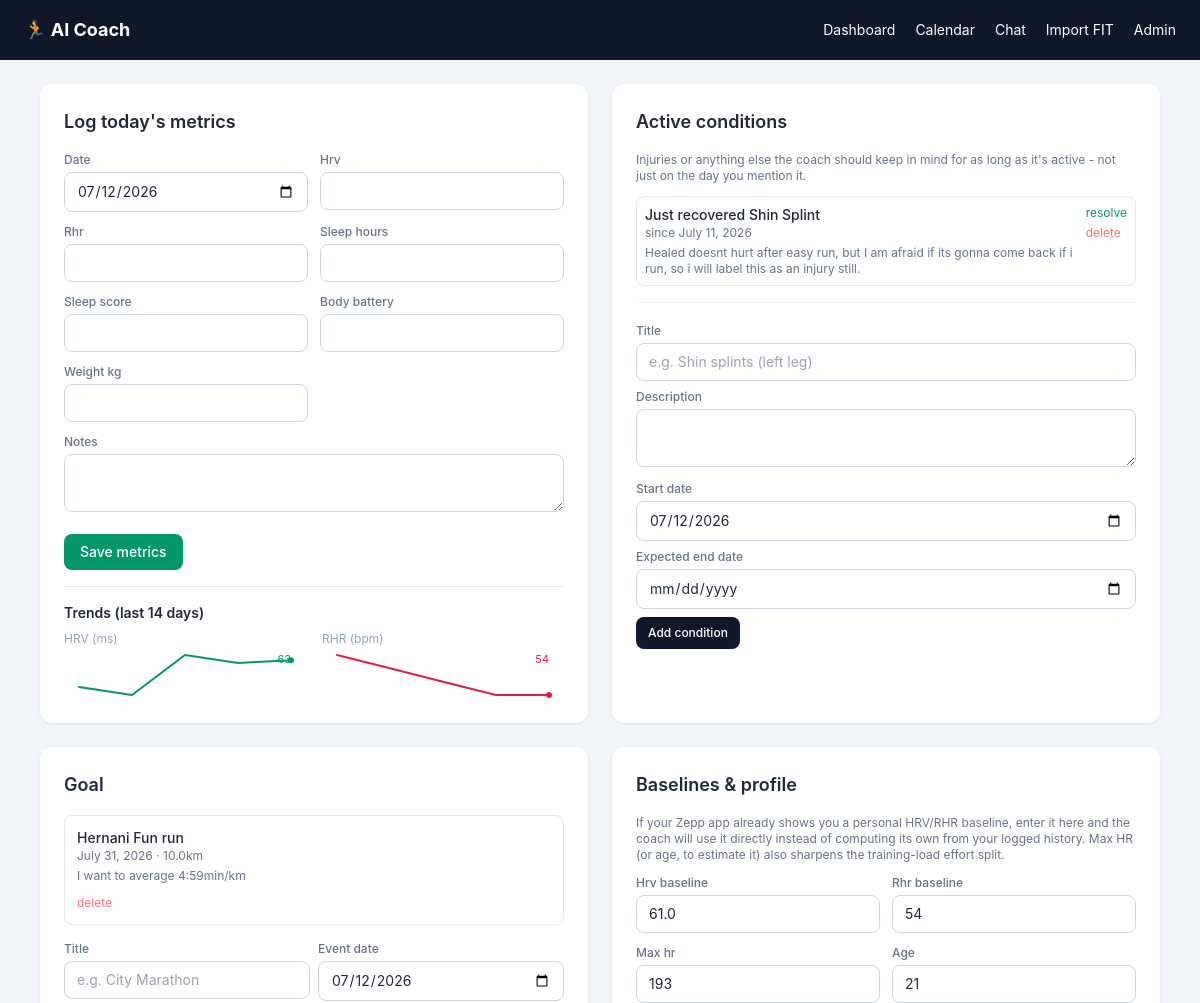
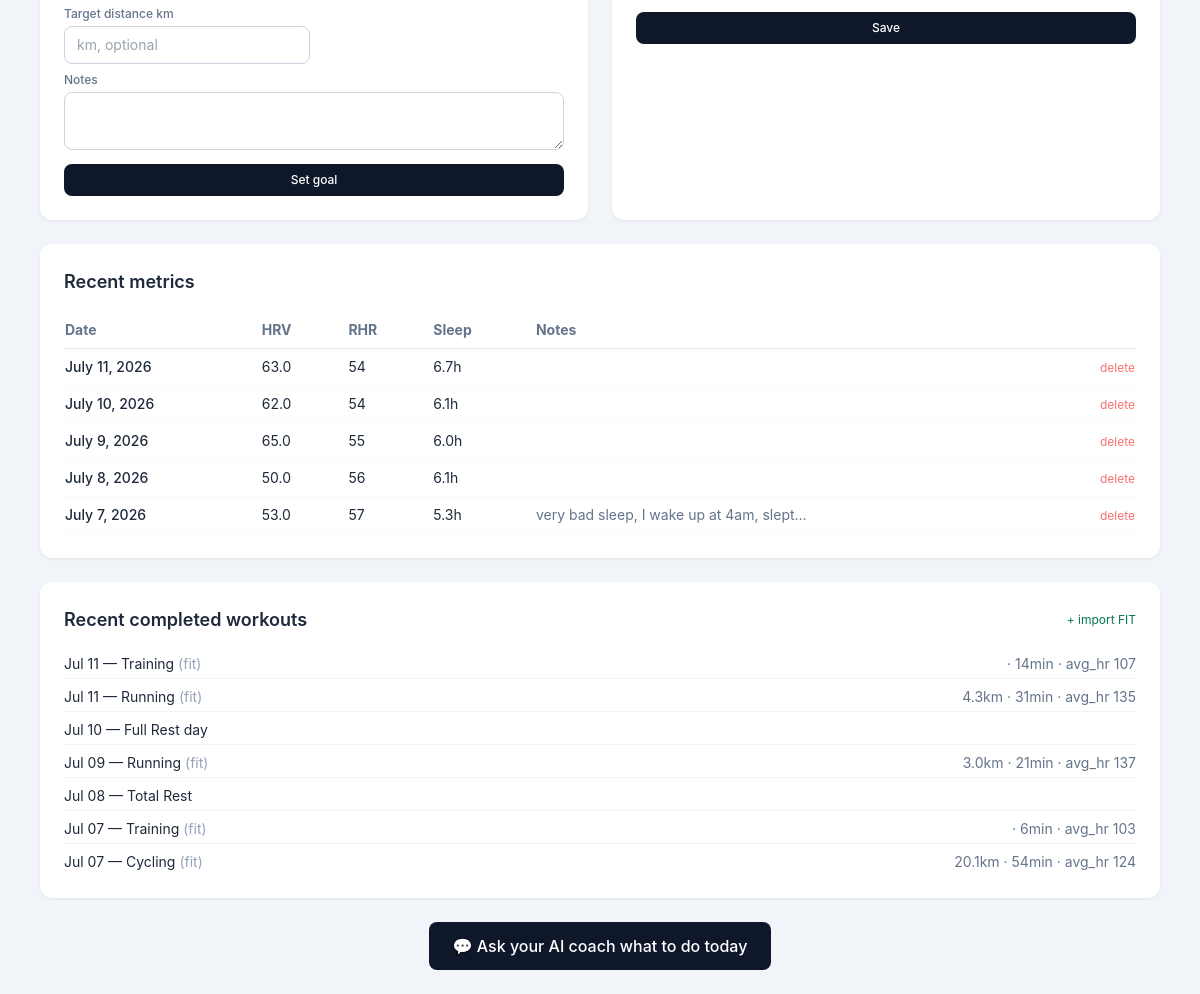
The page / on the database its author committed (2 pictures, top to bottom).
### coach/models.py (models this page shows, shortened)
class ActiveCondition(models.Model):
    title = models.CharField(max_length=255, help_text="e.g. 'Shin splints (left leg)'")
    description = models.TextField(blank=True, help_text="Details, cause, what to avoid, etc.")
    start_date = models.DateField()
    expected_end_date = models.DateField(null=True, blank=True, help_text="Leave blank if unknown")
    resolved = models.BooleanField(default=False)
    created_at = models.DateTimeField(auto_now_add=True)
    class Meta:
        ordering = ["-start_date"]

class Goal(models.Model):
    title = models.CharField(max_length=255, help_text="e.g. 'City Marathon'")
    event_date = models.DateField()
    target_distance_km = models.FloatField(null=True, blank=True)
    notes = models.TextField(blank=True)
    created_at = models.DateTimeField(auto_now_add=True)
    class Meta:
        ordering = ["event_date"]

class AthleteProfile(models.Model):
    hrv_baseline = models.FloatField(null=True, blank=True, help_text="ms - leave blank to auto-compute from your last 30 days")
    rhr_baseline = models.PositiveIntegerField(null=True, blank=True, help_text="bpm - leave blank to auto-compute from your last 30 days")
    max_hr = models.PositiveIntegerField(null=True, blank=True, help_text="Known max heart rate, if you have it")
    age = models.PositiveIntegerField(null=True, blank=True, help_text="Used to estimate max HR (220-age) if max HR isn't set")

class DailyMetric(models.Model):
    date = models.DateField(unique=True)
    hrv = models.FloatField(null=True, blank=True, help_text="ms")
    rhr = models.PositiveIntegerField(null=True, blank=True, help_text="resting heart rate, bpm")
    sleep_hours = models.FloatField(null=True, blank=True)
    sleep_score = models.PositiveIntegerField(null=True, blank=True, help_text="0-100 if your device provides one")
    body_battery = models.PositiveIntegerField(null=True, blank=True, help_text="0-100 readiness/energy score, if available")
    weight_kg = models.FloatField(null=True, blank=True)
    notes = models.TextField(blank=True, help_text="How you feel, soreness, stress, life stuff, etc.")
    created_at = models.DateTimeField(auto_now_add=True)
    class Meta:
        ordering = ["-date"]

class Workout(models.Model):
    STATUS_CHOICES = [("planned", "Planned"), ("completed", "Completed"), ("skipped", "Skipped")]
    SOURCE_CHOICES = [("llm", "AI Coach"), ("manual", "Manual"), ("fit", "FIT upload")]
    date = models.DateField()
    title = models.CharField(max_length=255)
    description = models.TextField(blank=True)
    workout_type = models.CharField(max_length=64, blank=True, help_text="e.g. easy run, intervals, cycling, strength, rest")
    status = models.CharField(max_length=10, choices=STATUS_CHOICES, default="planned")
    source = models.CharField(max_length=10, choices=SOURCE_CHOICES, default="manual")
    distance_km = models.FloatField(null=True, blank=True)
    moving_time_min = models.FloatField(null=True, blank=True)
    avg_hr = models.FloatField(null=True, blank=True)
    max_hr = models.FloatField(null=True, blank=True)
    hr_min = models.FloatField(null=True, blank=True, help_text="Lowest HR seen (completed) or bottom of a target HR range (planned)")
    avg_speed_kmh = models.FloatField(null=True, blank=True)
    elevation_gain_m = models.FloatField(null=True, blank=True)
    interval_repeats = models.PositiveIntegerField(null=True, blank=True)
    interval_distance_m = models.FloatField(null=True, blank=True)
    interval_rest_seconds = models.FloatField(null=True, blank=True)
    laps_json = models.JSONField(null=True, blank=True, help_text="Raw per-lap splits, if imported from a FIT file")
    external_ref = models.CharField(max_length=255, blank=True, null=True, db_index=True,
                                     help_text="Dedup key for imports, e.g. fit filename+timestamp")
    created_at = models.DateTimeField(auto_now_add=True)
    class Meta:
        ordering = ["date", "created_at"]

### coach/views.py (the view)
# urls.py: path("", views.dashboard, name="dashboard"),
def dashboard(request):
    if request.method == "POST":
        form = DailyMetricForm(request.POST)
        if form.is_valid():
            metric, _ = DailyMetric.objects.update_or_create(
                date=form.cleaned_data["date"],
                defaults={k: v for k, v in form.cleaned_data.items() if k != "date"},
            )
            messages.success(request, f"Saved metrics for {metric.date}.")
            return redirect("dashboard")
    else:
        form = DailyMetricForm(initial={"date": date.today()})
    all_recent_metrics = _metrics_window(days=30)  # used for baselines + flags
    display_metrics = all_recent_metrics[:14]       # what actually shows in the table
    recent_workouts = Workout.objects.filter(status="completed").order_by("-date")[:10]
    active_conditions = ActiveCondition.objects.filter(resolved=False)
    condition_form = ActiveConditionForm(initial={"start_date": date.today()})
    profile = _get_profile()
    profile_form = ProfileForm(instance=profile)
    goal = _next_goal()
    goal_form = GoalForm(initial={"event_date": date.today()})
    upcoming_goals = Goal.objects.filter(event_date__gte=date.today())
    flags = analytics.compute_flags(all_recent_metrics, active_conditions, today=date.today())
    chronological = list(reversed(display_metrics))
    hrv_svg = analytics.sparkline_svg([(m.date, m.hrv) for m in chronological], color="#059669")
    rhr_svg = analytics.sparkline_svg([(m.date, m.rhr) for m in chronological], color="#e11d48")
    return render(request, "coach/dashboard.html", {
        "form": form,
        "condition_form": condition_form,
        "recent_metrics": display_metrics,
        "recent_workouts": recent_workouts,
        "active_conditions": active_conditions,
        "hrv_svg": hrv_svg,
        "rhr_svg": rhr_svg,
        "flags": flags,
        "profile_form": profile_form,
        "goal_form": goal_form,
        "goal": goal,
        "upcoming_goals": upcoming_goals,
        "today": date.today(),
    })

### coach/forms.py
class DailyMetricForm(forms.ModelForm):
    class Meta:
        model = DailyMetric
        fields = ["date", "hrv", "rhr", "sleep_hours", "sleep_score", "body_battery", "weight_kg", "notes"]
        widgets = {
            "date": forms.DateInput(attrs={"type": "date", "class": INPUT_CLS}),
            "hrv": forms.NumberInput(attrs={"class": INPUT_CLS, "step": "0.1"}),
            "rhr": forms.NumberInput(attrs={"class": INPUT_CLS}),
            "sleep_hours": forms.NumberInput(attrs={"class": INPUT_CLS, "step": "0.1"}),
            "sleep_score": forms.NumberInput(attrs={"class": INPUT_CLS}),
            "body_battery": forms.NumberInput(attrs={"class": INPUT_CLS}),
            "weight_kg": forms.NumberInput(attrs={"class": INPUT_CLS, "step": "0.1"}),
            "notes": forms.Textarea(attrs={"rows": 2, "class": INPUT_CLS}),
        }

class ActiveConditionForm(forms.ModelForm):
    class Meta:
        model = ActiveCondition
        fields = ["title", "description", "start_date", "expected_end_date"]
        widgets = {
            "title": forms.TextInput(attrs={"class": INPUT_CLS, "placeholder": "e.g. Shin splints (left leg)"}),
            "description": forms.Textarea(attrs={"rows": 2, "class": INPUT_CLS}),
            "start_date": forms.DateInput(attrs={"type": "date", "class": INPUT_CLS}),
            "expected_end_date": forms.DateInput(attrs={"type": "date", "class": INPUT_CLS}),
        }

### coach/views.py (called while the page is built)
def _metrics_window(days=30):
    return list(DailyMetric.objects.filter(date__gte=date.today() - timedelta(days=days)).order_by("-date"))

def _get_profile():
    profile = AthleteProfile.objects.first()
    if not profile:
        profile = AthleteProfile.objects.create()
    return profile

def _next_goal():
    return Goal.objects.filter(event_date__gte=date.today()).order_by("event_date").first()

### coach/templates/coach/dashboard.html (shortened to what this page needs)
{% extends "coach/base.html" %}
{% block content %}
<div class="grid md:grid-cols-2 gap-6">
  <div class="card p-6">
    <h2 class="text-lg font-semibold mb-4">Log today's metrics</h2>
    <form method="post">
      <div class="grid grid-cols-2 gap-3">
        {% for field in form %}
          <div class="{% if field.name == 'notes' %}col-span-2{% endif %}">
            <label class="block text-xs font-medium text-slate-500 mb-1">{{ field.label }}</label>
            {{ field }}
          </div>
        {% endfor %}
      </div>
      <button class="mt-4 bg-emerald-600 text-white px-4 py-2 rounded-lg text-sm font-medium hover:bg-emerald-700">
        Save metrics
      </button>
    </form>
    <hr class="my-4">
    <h3 class="text-sm font-semibold mb-2">Trends (last 14 days)</h3>
    <div class="grid grid-cols-2 gap-4">
      <div>
        <div class="text-xs text-slate-400 mb-1">HRV (ms)</div>
        {% if hrv_svg %}{{ hrv_svg|safe }}{% else %}<p class="text-xs text-slate-400">Not enough data yet.</p>{% endif %}
      </div>
      <div>
        <div class="text-xs text-slate-400 mb-1">RHR (bpm)</div>
        {% if rhr_svg %}{{ rhr_svg|safe }}{% else %}<p class="text-xs text-slate-400">Not enough data yet.</p>{% endif %}
      </div>
    </div>
  </div>
  <div class="card p-6">
    <h2 class="text-lg font-semibold mb-4">Active conditions</h2>
    <p class="text-xs text-slate-500 mb-3">
      Injuries or anything else the coach should keep in mind for as long as it's active - not just
      on the day you mention it.
    </p>
    <ul class="space-y-2 mb-4 max-h-40 overflow-y-auto">
      {% for c in active_conditions %}
        <li class="border border-slate-200 rounded-lg p-2 text-sm flex justify-between items-start gap-2">
          <div>
            <div class="font-medium">{{ c.title }}</div>
            <div class="text-xs text-slate-500">since {{ c.start_date }}{% if c.expected_end_date %} · until ~{{ c.expected_end_date }}{% endif %}</div>
            {% if c.description %}<div class="text-xs text-slate-500 mt-1">{{ c.description }}</div>{% endif %}
          </div>
          <div class="flex flex-col gap-1 text-xs shrink-0">
            <form method="post" action="{% url 'active_condition_resolve' c.pk %}">
              <button class="text-emerald-600 hover:underline">resolve</button>
            </form>
            <form method="post" action="{% url 'active_condition_delete' c.pk %}" onsubmit="return confirm('Delete?')">
              <button class="text-red-400 hover:underline">delete</button>
            </form>
          </div>
        </li>
      {% empty %}
        <li class="text-slate-400 text-sm">Nothing active right now.</li>
      {% endfor %}
    </ul>
    <form method="post" action="{% url 'active_condition_add' %}" class="space-y-2 border-t border-slate-100 pt-3">
      {% for field in condition_form %}
        <div>
          <label class="block text-xs font-medium text-slate-500 mb-1">{{ field.label }}</label>
          {{ field }}
        </div>
      {% endfor %}
      <button class="bg-slate-900 text-white px-3 py-2 rounded-lg text-xs font-medium hover:bg-slate-800">
        Add condition
      </button>
    </form>
  </div>
</div>
<div class="grid md:grid-cols-2 gap-6 mt-6">
  <div class="card p-6">
    <h2 class="text-lg font-semibold mb-4">Goal</h2>
    {% if goal %}
      <div class="border border-slate-200 rounded-lg p-3 text-sm mb-4">
        <div class="font-medium">{{ goal.title }}</div>
        <div class="text-xs text-slate-500">{{ goal.event_date }}{% if goal.target_distance_km %} · {{ goal.target_distance_km|floatformat:1 }}km{% endif %}</div>
        {% if goal.notes %}<div class="text-xs text-slate-500 mt-1">{{ goal.notes }}</div>{% endif %}
        <form method="post" action="{% url 'goal_delete' goal.pk %}" onsubmit="return confirm('Delete this goal?')" class="mt-2">
          <button class="text-red-400 hover:underline text-xs">delete</button>
        </form>
      </div>
    {% else %}
      <p class="text-sm text-slate-400 mb-4">No goal set - the coach will plan day-to-day instead of toward an event.</p>
    {% endif %}
    <form method="post" action="{% url 'goal_add' %}" class="grid grid-cols-2 gap-2">
      {% for field in goal_form %}
        <div class="{% if field.name == 'notes' %}col-span-2{% endif %}">
          <label class="block text-xs font-medium text-slate-500 mb-1">{{ field.label }}</label>
          {{ field }}
        </div>
      {% endfor %}
      <button class="col-span-2 bg-slate-900 text-white px-3 py-2 rounded-lg text-xs font-medium hover:bg-slate-800">
        Set goal
      </button>
    </form>
  </div>
  <div class="card p-6">
    <h2 class="text-lg font-semibold mb-4">Baselines &amp; profile</h2>
    <p class="text-xs text-slate-500 mb-3">
      If your Zepp app already shows you a personal HRV/RHR baseline, enter it here and the coach
      will use it directly instead of computing its own from your logged history. Max HR (or age,
      to estimate it) also sharpens the training-load effort split.
    </p>
    <form method="post" action="{% url 'profile_update' %}" class="grid grid-cols-2 gap-3">
      {% for field in profile_form %}
        <div>
          <label class="block text-xs font-medium text-slate-500 mb-1">{{ field.label }}</label>
          {{ field }}
        </div>
      {% endfor %}
      <button class="col-span-2 bg-slate-900 text-white px-3 py-2 rounded-lg text-xs font-medium hover:bg-slate-800">
        Save
      </button>
    </form>
  </div>
</div>
<div class="card p-6 mt-6">
  <h2 class="text-lg font-semibold mb-4">Recent metrics</h2>
  <div class="overflow-x-auto">
  <table class="w-full text-sm">
    <thead>
      <tr class="text-left text-slate-500 border-b">
        <th class="py-2 pr-4">Date</th>
        <th class="py-2 pr-4">HRV</th>
        <th class="py-2 pr-4">RHR</th>
        <th class="py-2 pr-4">Sleep</th>
        <th class="py-2 pr-4">Notes</th>
        <th></th>
      </tr>
    </thead>
    <tbody>
      {% for m in recent_metrics %}
      <tr class="border-b border-slate-50">
        <td class="py-2 pr-4 font-medium">{{ m.date }}</td>
        <td class="py-2 pr-4">{{ m.hrv|default:"—" }}</td>
        <td class="py-2 pr-4">{{ m.rhr|default:"—" }}</td>
        <td class="py-2 pr-4">{{ m.sleep_hours|default:"—" }}h</td>
        <td class="py-2 pr-4 text-slate-500">{{ m.notes|truncatechars:40 }}</td>
        <td class="py-2 text-right">
          <a href="{% url 'metric_delete' m.pk %}" class="text-red-400 hover:text-red-600 text-xs"
             onclick="return confirm('Delete this entry?')">delete</a>
        </td>
      </tr>
      {% empty %}
      <tr><td colspan="6" class="py-4 text-slate-400">No metrics logged yet.</td></tr>
      {% endfor %}
    </tbody>
  </table>
  </div>
</div>
<div class="card p-6 mt-6">
  <div class="flex items-center justify-between mb-4">
    <h2 class="text-lg font-semibold">Recent completed workouts</h2>
    <a href="{% url 'fit_upload' %}" class="text-xs text-emerald-700 hover:underline">+ import FIT</a>
  </div>
  <ul class="text-sm space-y-1 max-h-56 overflow-y-auto">
    {% for w in recent_workouts %}
      <li class="flex justify-between border-b border-slate-100 py-1">
        <span>{{ w.date|date:"M d" }} — {{ w.title }} {% if w.source == 'fit' %}<span class="text-slate-400">(fit)</span>{% endif %}</span>
        <span class="text-slate-500">
          {% if w.distance_km %}{{ w.distance_km|floatformat:1 }}km{% endif %}
          {% if w.moving_time_min %}· {{ w.moving_time_min|floatformat:0 }}min{% endif %}
          {% if w.avg_hr %}· avg_hr {{ w.avg_hr|floatformat:0 }}{% endif %}
        </span>
      </li>
    {% empty %}
      <li class="text-slate-400">No completed workouts yet.</li>
    {% endfor %}
  </ul>
</div>
<div class="mt-6 text-center">
  <a href="{% url 'chat' %}" class="inline-block bg-slate-900 text-white px-6 py-3 rounded-lg font-medium hover:bg-slate-800">
    💬 Ask your AI coach what to do today
  </a>
</div>
{% endblock %}

### coach/templates/coach/base.html (style rules this page uses)
body { font-family: 'Inter', system-ui, sans-serif; }
.card { background: white; border-radius: 0.75rem; box-shadow: 0 1px 3px rgba(0,0,0,0.08); }

### rows shown on the page
ActiveCondition: title "Just recovered Shin Splint", start_date "July 11, 2026", description "Healed doesnt hurt after easy run, but I am afraid if its gonna come back if i run, so i will label this as an injury still."
Goal: title "Hernani Fun run", event_date "July 31, 2026", target_distance_km "10.0", notes "I want to average 4:59min/km"
AthleteProfile: profile_form "61.0" "54" "193" "21"
DailyMetric: date "July 11, 2026", hrv "63.0", rhr "54", sleep_hours "6.7"
DailyMetric: date "July 10, 2026", hrv "62.0", rhr "54", sleep_hours "6.1"
DailyMetric: date "July 9, 2026", hrv "65.0", rhr "55", sleep_hours "6.0"
DailyMetric: date "July 8, 2026", hrv "50.0", rhr "56", sleep_hours "6.1"
DailyMetric: date "July 7, 2026", hrv "53.0", rhr "57", sleep_hours "5.3", notes "very bad sleep, I wake up at 4am, slept…"
Workout: date "Jul 11", title "Training", source "(fit)", moving_time_min "14", avg_hr "107"
Workout: date "Jul 11", title "Running", source "(fit)", distance_km "4.3", moving_time_min "31", avg_hr "135"
Workout: date "Jul 10", title "Full Rest day"
Workout: date "Jul 09", title "Running", source "(fit)", distance_km "3.0", moving_time_min "21", avg_hr "137"
Workout: date "Jul 08", title "Total Rest"
Workout: date "Jul 07", title "Training", source "(fit)", moving_time_min "6", avg_hr "103"
Workout: date "Jul 07", title "Cycling", source "(fit)", distance_km "20.1", moving_time_min "54", avg_hr "124"

### other values the page prints
{{ field.label }} "Date" "Hrv" "Rhr" "Sleep hours" "Sleep score" "Body battery" "Weight kg" "Notes"
{{ hrv_svg|safe }} "63"
{{ rhr_svg|safe }} "54"
{{ field.label }} "Title" "Description" "Start date" "Expected end date"
{{ field.label }} "Title" "Event date" "Target distance km" "Notes"
{{ field.label }} "Hrv baseline" "Rhr baseline" "Max hr" "Age"
